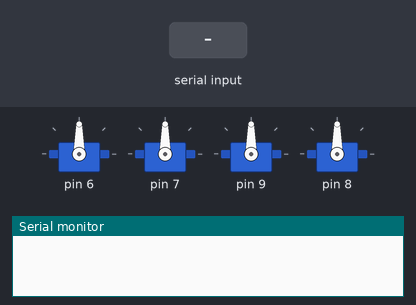
Recording of a program running on a simulated Arduino Uno, built with avr-gcc and run on an emulated ATmega328P. Shown: 4 × servo, the last lines printed to the serial monitor. The inputs (shaded band) are chosen by the test bench.

Above: at 1.2 s.
1.3 s: "1" received over Serial
At 1.8 s:
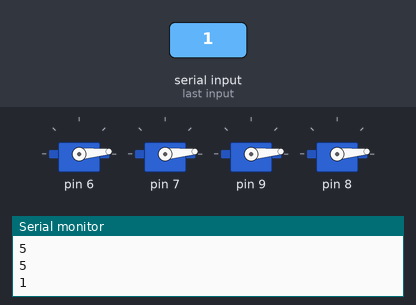
Timing chart, 0 to 4.3 s (numbered marks = the images above; inputs shaded):
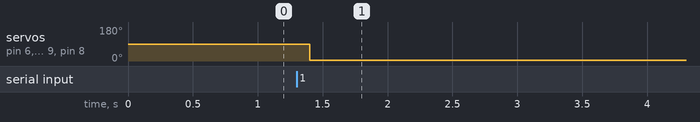

Measured:
- after the input at 1.3 s, servo on pin 6, servo on pin 7, servo on pin 9, servo on pin 8: 90° → 5° after 0.10 s

The program:

main.cpp
```cpp
#include <Arduino.h>
#include <Servo.h>


enum Directions
{
  down = '0',
  up = '1',
  front = '2',
  right = '3',
  back = '4',
  left = '5'
};
class Motor
{
public:
  Motor(int pin):
  pin(pin)
  {
    ESC.attach(pin);
  }
  void write(int iSpeed)
  {
    speed = iSpeed > 180 ? 180 : iSpeed;
  }
  void increaseSpeed()
  {
    speed += 5;
    speed = speed > 180 ? 180 : speed;
  }
  void run()
  {
    Serial.println(speed);
    ESC.write(speed);
  }
private:
  Servo ESC;
  const int pin;
  int speed = 0;
};


class Drone
{
public:
  Drone(int p1, int p2, int p3, int p4):
  fL(Motor(p1)),
  fR(Motor(p2)),
  rR(Motor(p3)),
  rL(Motor(p4))
  {
    Serial.println("Init drone");
  }

  void getBTData(char data)
  {
    switch (data)
    {
    case Directions::up:
      goUp();
      break;
    case Directions::down:
      break;
    case Directions::front:
      break;
    case Directions::right:
      break;
    case Directions::back:
      break;
    case Directions::left:
      break;

    default:
      break;
    }
  }

  void goUp()
  {
    fL.increaseSpeed();
    fR.increaseSpeed();
    rR.increaseSpeed();
    rL.increaseSpeed();

    run();

  }

  void run()
  {
    fL.run();
    fR.run();
    rR.run();
    rL.run();
  }
private:
  Motor fL;
  Motor fR;
  Motor rL;
  Motor rR;
};

char input = 0;
Drone drone = Drone(6, 7, 8, 9);

void setup() {
  // put your setup code here, to run once:

  Serial.begin(9600);
}

void loop() {
  // put your main code here, to run repeatedly:

  if(Serial.available() > 0)
  {
    input = Serial.read();
    if(input == Directions::up)
    {
      drone.goUp();
    }
    Serial.println(input);
  }

  delay(100);


}
```
